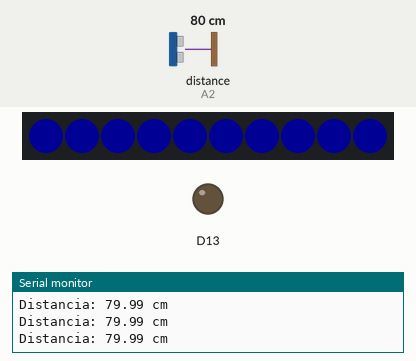
Simulated run of this sketch. Board: Adafruit Circuit Playground Express. On the bench: 10 RGB LEDs in strip order, left to right, output pins drawn as LEDs (lit = HIGH), the last lines printed to the serial monitor. Wiring (inferred from the names in the program): ultrasonic range finder: trigger A1; echo A2. Inputs (shaded band) come from the test bench; at power-on: distance to the obstacle (sensor on A2) 80 cm. The echo pulse lasts 58.3 µs per cm; dim RGB values are drawn brighter than linear; pins used as bus, display or sensor lines are not drawn.

Above: at 1.2 s.
1.3 s: distance to the obstacle (sensor on A2) set to 2 cm
At 2.0 s:
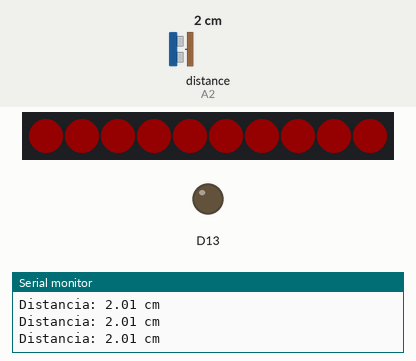
2.8 s: distance to the obstacle (sensor on A2) set to 18 cm
4.3 s: distance to the obstacle (sensor on A2) set to 35 cm
At 5.5 s:
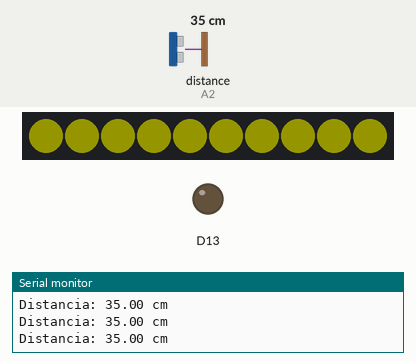
5.8 s: distance to the obstacle (sensor on A2) set to 60 cm
At 6.5 s:
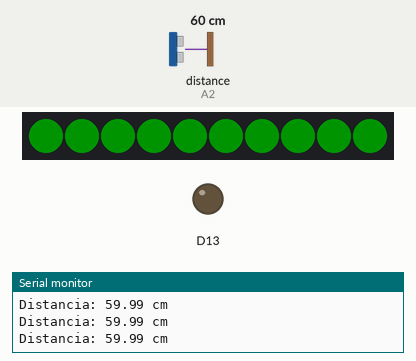
7.3 s: distance to the obstacle (sensor on A2) set to 120 cm
At 8.0 s:
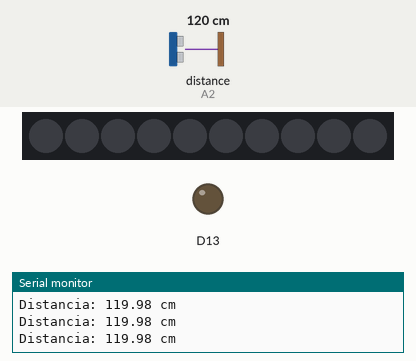
8.8 s: distance to the obstacle (sensor on A2) set to 4 cm
At 9.4 s:
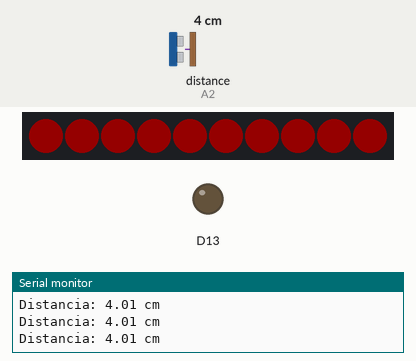
Timing chart, 0 to 11.3 s (numbered marks = the images above; inputs shaded):
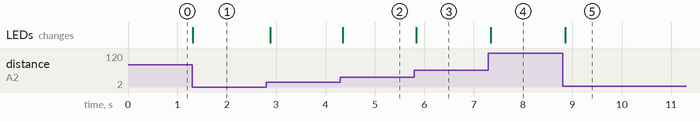

The sketch:

sensorUltrasonicoArduinoBasico.ino
```cpp
#include <Adafruit_CircuitPlayground.h>

const int trigPin = A1;
const int echoPin = A2;

void setup() {
  Serial.begin(9600);
  CircuitPlayground.begin();
  pinMode(trigPin, OUTPUT);
  pinMode(echoPin, INPUT);
}

void loop() {
  // Generar pulso de activación para el HC-SR04
  digitalWrite(trigPin, LOW);
  delayMicroseconds(2);
  digitalWrite(trigPin, HIGH);
  delayMicroseconds(10);
  digitalWrite(trigPin, LOW);

  // Leer el tiempo de duración del pulso de eco
  long duration = pulseIn(echoPin, HIGH);

  // Convertir duración en distancia
  float distance = (duration * 0.0343) / 2;

  // Mostrar la distancia en el monitor serial
  Serial.print("Distancia: ");
  Serial.print(distance);
  Serial.println(" cm");

  // Cambiar el color de todos los NeoPixels según la distancia
  if (distance < 10) {
    for (int i = 0; i < 10; i++) {
      CircuitPlayground.setPixelColor(i, 255, 0, 0); // Rojo
    }
  } else if (distance < 30) {
    for (int i = 0; i < 10; i++) {
      CircuitPlayground.setPixelColor(i, 255, 128, 0); // Naranja
    }
  } else if (distance < 50) {
    for (int i = 0; i < 10; i++) {
      CircuitPlayground.setPixelColor(i, 255, 255, 0); // Amarillo
    }
  } else if (distance < 70) {
    for (int i = 0; i < 10; i++) {
      CircuitPlayground.setPixelColor(i, 0, 255, 0); // Verde
    }
  } else if (distance < 100) {
    for (int i = 0; i < 10; i++) {
      CircuitPlayground.setPixelColor(i, 0, 0, 255); // Azul
    }
  } else {
    CircuitPlayground.clearPixels(); // Apagar si está fuera del rango de 100 cm
  }

  delay(100); // Pequeña pausa para estabilidad
}
```

Measured:
- after the input at 1.3 s, the LEDs: change at once (image 1)
- after the input at 4.3 s, the LEDs: change after 0.05 s (image 2)
- after the input at 5.8 s, the LEDs: change at once (image 3)
- after the input at 7.3 s, the LEDs: change after 0.05 s (image 4)
- after the input at 8.8 s, the LEDs: change after 0.06 s (image 5)
